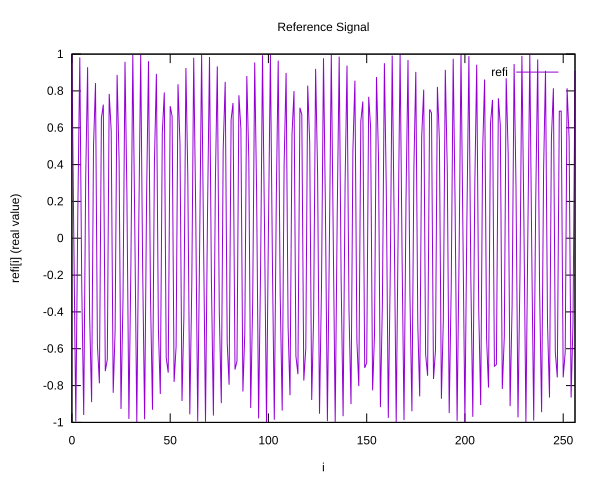

The gnuplot source for this figure:
set terminal svg
set output "reference.svg"

set datafile separator ','
set key autotitle columnhead
set title "Reference Signal"
set xlabel "i"
set ylabel "refi[i] (real value)"
plot [0:256] "wsprd/reference.csv" using 1:2 with lines
